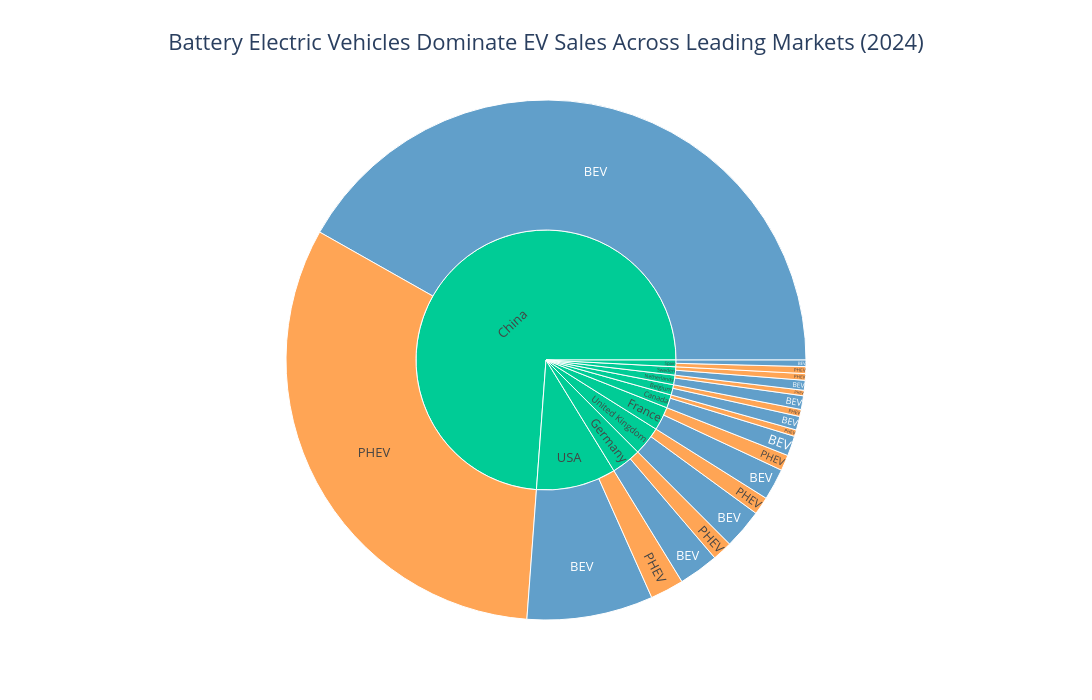

The notebook cell this image was saved under:
### Code cell
fig = px.sunburst(
    sunburst_data,
    path=["region_country", "powertrain"],
    values="value",
    color="powertrain",
    color_discrete_map={
        "BEV": "#1f77b4",
        "PHEV": "#ff7f0e"
    },
    title="Battery Electric Vehicles Dominate EV Sales Across Leading Markets (2024)"
)

fig.update_layout(
    template="plotly_white",
    width=1100,
    height=700,
    title=dict(
        text="Battery Electric Vehicles Dominate EV Sales Across Leading Markets (2024)",
        x=0.5,
        font=dict(size=22)
    ),
    font=dict(size=13)
)

fig.show()

### Figure 1 — Plotly figure (JSON) as saved in the notebook; plotly's stock layout.template omitted (floating-point values rounded to 4 significant figures)
{"data": [{"branchvalues": "total", "customdata": [["(?)"], ["(?)"], ["(?)"], ["(?)"], ["(?)"], ["(?)"], ["(?)"], ["(?)"], ["(?)"], ["(?)"], ["BEV"], ["BEV"], ["BEV"], ["BEV"], ["BEV"], ["BEV"], ["BEV"], ["BEV"], ["BEV"], ["BEV"], ["PHEV"], ["PHEV"], ["PHEV"], ["PHEV"], ["PHEV"], ["PHEV"], ["PHEV"], ["PHEV"], ["PHEV"], ["PHEV"]], "domain": {"x": [0, 1], "y": [0, 1]}, "hovertemplate": "labels=%{label}<br>value=%{value}<br>parent=%{parent}<br>id=%{id}<br>powertrain=%{customdata[0]}<extra></extra>", "ids": ["China", "USA", "Germany", "United Kingdom", "France", "Canada", "Belgium", "Netherlands", "Sweden", "Spain", "China/BEV", "USA/BEV", "Germany/BEV", "United Kingdom/BEV", "France/BEV", "Canada/BEV", "Belgium/BEV", "Netherlands/BEV", "Sweden/BEV", "Spain/BEV", "China/PHEV", "USA/PHEV", "Germany/PHEV", "United Kingdom/PHEV", "France/PHEV", "Belgium/PHEV", "Spain/PHEV", "Sweden/PHEV", "Canada/PHEV", "Netherlands/PHEV"], "labels": ["China", "USA", "Germany", "United Kingdom", "France", "Canada", "Belgium", "Netherlands", "Sweden", "Spain", "BEV", "BEV", "BEV", "BEV", "BEV", "BEV", "BEV", "BEV", "BEV", "BEV", "PHEV", "PHEV", "PHEV", "PHEV", "PHEV", "PHEV", "PHEV", "PHEV", "PHEV", "PHEV"], "marker": {"colors": ["#00cc96", "#00cc96", "#00cc96", "#00cc96", "#00cc96", "#00cc96", "#00cc96", "#00cc96", "#00cc96", "#00cc96", "#1f77b4", "#1f77b4", "#1f77b4", "#1f77b4", "#1f77b4", "#1f77b4", "#1f77b4", "#1f77b4", "#1f77b4", "#1f77b4", "#ff7f0e", "#ff7f0e", "#ff7f0e", "#ff7f0e", "#ff7f0e", "#ff7f0e", "#ff7f0e", "#ff7f0e", "#ff7f0e", "#ff7f0e"]}, "name": "", "parents": ["", "", "", "", "", "", "", "", "", "", "China", "USA", "Germany", "United Kingdom", "France", "Canada", "Belgium", "Netherlands", "Sweden", "Spain", "China", "USA", "Germany", "United Kingdom", "France", "Belgium", "Spain", "Sweden", "Canada", "Netherlands"], "type": "sunburst", "values": [11300000.0, 1520000.0, 570000.0, 550000.0, 450000.0, 252000.0, 197000.0, 182000.0, 157000.0, 128000.0, 6400000.0, 1200000.0, 380000.0, 380000.0, 300000.0, 190000.0, 130000.0, 130000.0, 94000.0, 62000.0, 4900000.0, 320000.0, 190000.0, 170000.0, 150000.0, 67000.0, 66000.0, 63000.0, 62000.0, 52000.0]}], "layout": {"font": {"size": 13}, "height": 700, "legend": {"tracegroupgap": 0}, "title": {"font": {"size": 22}, "text": "Battery Electric Vehicles Dominate EV Sales Across Leading Markets (2024)", "x": 0.5}, "width": 1100}}
